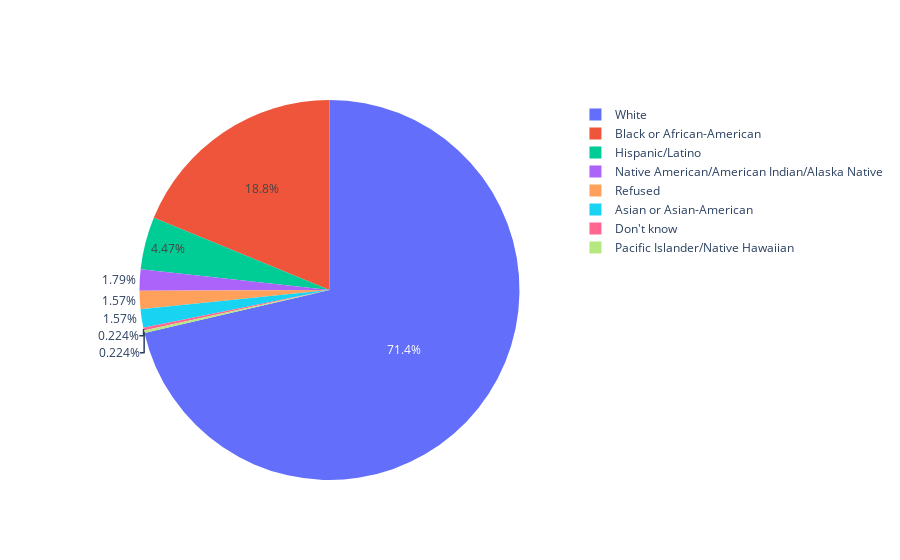

Notebook cell for this chart:
### Code cell
print("Plotly interactive plot showing distribution of Race categories")
plot_pie('Race')

### Figure 1 — Plotly figure (JSON) as saved in the notebook; plotly's stock layout.template omitted (floating-point values rounded to 4 significant figures)
{"data": [{"labels": ["White", "Refused", "Black or African-American", "Native American/American Indian/Alaska Native", "Hispanic/Latino", "Don't know", "Asian or Asian-American", "Pacific Islander/Native Hawaiian"], "type": "pie", "values": [319, 7, 84, 8, 20, 1, 7, 1]}], "layout": {}}
